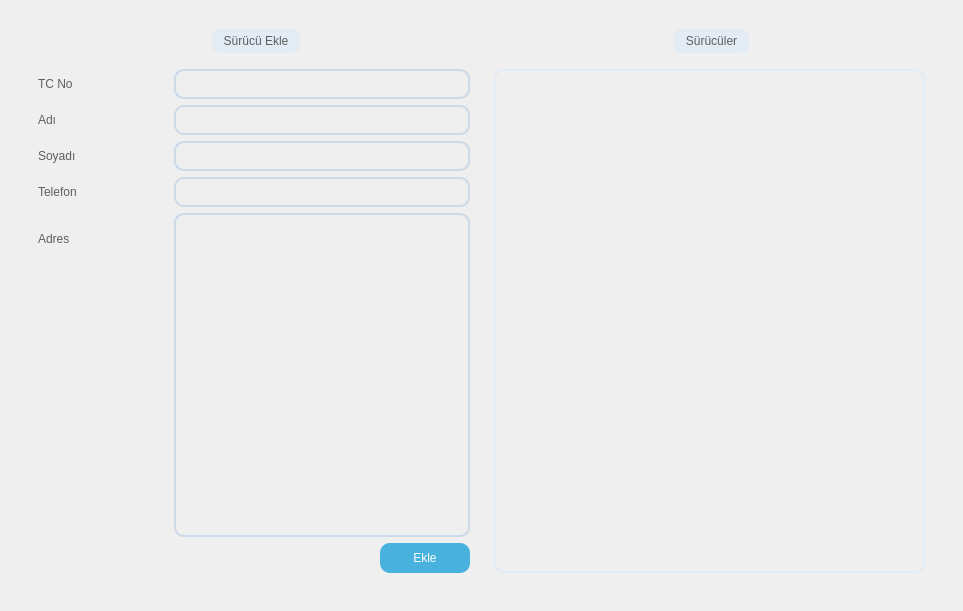
<?xml version="1.0" encoding="UTF-8"?>
<ui version="4.0">
 <class>Form</class>
 <widget class="QWidget" name="Form">
  <property name="geometry">
   <rect>
    <x>0</x>
    <y>0</y>
    <width>963</width>
    <height>611</height>
   </rect>
  </property>
  <property name="windowTitle">
   <string>Form</string>
  </property>
  <property name="styleSheet">
   <string notr="true">QGroupBox{
	background-color: transparent;
	border-radius: 15px;
	margin-top: 15px;
	font: 9pt &quot;Segoe UI&quot;;
	color: #5f5f5f
}

QListView {
    border: 2px solid #e3ebf5;
    border-radius: 10px;
    background-color: transparent;
}
QGroupBox::title {
    subcontrol-origin: margin;
    subcontrol-position: top center;
    padding: 5px 10px;
    background-color: #e3ebf5;
    border-radius: 7px;
    color: #5f5f5f;
}

QLabel{
	font: 9pt &quot;Segoe UI&quot;;
	color: #5f5f5f;
}

QLineEdit{
	background-color: transparent;
	border: 2px solid #ccd9e6;
	border-radius: 10px;
	font: 9 pt &quot;Segoe UI&quot; #5f5f5f;
}

QTextEdit{
	background-color: transparent;
	border: 2px solid #ccd9e6;
	border-radius: 10px;
	font: 9 pt &quot;Segoe UI&quot; #5f5f5f;
}

QPushButton {
    background-color: #48B1DD;
    color: white;
    border: none;
    border-radius: 10px;
    padding: 6px 12px;
    font: 9pt &quot;Segoe UI&quot;;
}

QPushButton:hover {
    background-color: #007BFF;
}

QPushButton:pressed {
    background-color: #5F5F5F;
}
QComboBox {
    background-color: transparent;
    border: 2px solid #ccd9e6;
    border-radius: 10px;
    padding: 5px 8px;
    font: 9pt &quot;Segoe UI&quot;;
    color: #5f5f5f;
}

QComboBox::drop-down {
    subcontrol-origin: padding;
    subcontrol-position: top right;
    width: 25px;
    border-left: 1px solid #5f5f5f;
}


QComboBox QAbstractItemView {
    border: 2px solid #e3ebf5;
    selection-background-color: #e3ebf5;
    background-color: white;
    color: #5f5f5f;
    font: 9pt &quot;Segoe UI&quot;;
    border-radius: 5px;
}


</string>
  </property>
  <layout class="QHBoxLayout" name="horizontalLayout">
   <item>
    <widget class="QWidget" name="widget" native="true">
     <layout class="QHBoxLayout" name="horizontalLayout_2">
      <item>
       <widget class="QWidget" name="widget_2" native="true">
        <layout class="QHBoxLayout" name="horizontalLayout_5">
         <item>
          <widget class="QGroupBox" name="groupDriverAdd">
           <property name="title">
            <string>Sürücü Ekle</string>
           </property>
           <layout class="QHBoxLayout" name="horizontalLayout_3">
            <property name="topMargin">
             <number>25</number>
            </property>
            <item>
             <layout class="QFormLayout" name="formLayoutAdd">
              <item row="0" column="0">
               <widget class="QLabel" name="labelDriverTcNo">
                <property name="minimumSize">
                 <size>
                  <width>130</width>
                  <height>30</height>
                 </size>
                </property>
                <property name="text">
                 <string>TC No</string>
                </property>
               </widget>
              </item>
              <item row="0" column="1">
               <widget class="QLineEdit" name="lineEditDriverTcNo">
                <property name="minimumSize">
                 <size>
                  <width>0</width>
                  <height>30</height>
                 </size>
                </property>
                <property name="maximumSize">
                 <size>
                  <width>16777215</width>
                  <height>30</height>
                 </size>
                </property>
               </widget>
              </item>
              <item row="1" column="0">
               <widget class="QLabel" name="labelDriverName">
                <property name="minimumSize">
                 <size>
                  <width>130</width>
                  <height>30</height>
                 </size>
                </property>
                <property name="text">
                 <string>Adı</string>
                </property>
               </widget>
              </item>
              <item row="1" column="1">
               <widget class="QLineEdit" name="lineEditDriverName">
                <property name="minimumSize">
                 <size>
                  <width>0</width>
                  <height>30</height>
                 </size>
                </property>
                <property name="maximumSize">
                 <size>
                  <width>16777215</width>
                  <height>30</height>
                 </size>
                </property>
               </widget>
              </item>
              <item row="2" column="0">
               <widget class="QLabel" name="labelDriverSurname">
                <property name="minimumSize">
                 <size>
                  <width>130</width>
                  <height>30</height>
                 </size>
                </property>
                <property name="text">
                 <string>Soyadı</string>
                </property>
               </widget>
              </item>
              <item row="2" column="1">
               <widget class="QLineEdit" name="lineEditDriverSurname">
                <property name="minimumSize">
                 <size>
                  <width>0</width>
                  <height>30</height>
                 </size>
                </property>
                <property name="maximumSize">
                 <size>
                  <width>16777215</width>
                  <height>30</height>
                 </size>
                </property>
               </widget>
              </item>
              <item row="3" column="0">
               <widget class="QLabel" name="labelDriverPhone">
                <property name="minimumSize">
                 <size>
                  <width>130</width>
                  <height>30</height>
                 </size>
                </property>
                <property name="text">
                 <string>Telefon</string>
                </property>
               </widget>
              </item>
              <item row="3" column="1">
               <widget class="QLineEdit" name="lineEditDriverPhone">
                <property name="minimumSize">
                 <size>
                  <width>0</width>
                  <height>30</height>
                 </size>
                </property>
                <property name="maximumSize">
                 <size>
                  <width>16777215</width>
                  <height>30</height>
                 </size>
                </property>
               </widget>
              </item>
              <item row="4" column="0">
               <widget class="QLabel" name="labelDriverAdress">
                <property name="minimumSize">
                 <size>
                  <width>130</width>
                  <height>30</height>
                 </size>
                </property>
                <property name="text">
                 <string>Adres</string>
                </property>
               </widget>
              </item>
              <item row="4" column="1">
               <widget class="QTextEdit" name="textEditDriverAdress"/>
              </item>
              <item row="5" column="0" colspan="2">
               <layout class="QHBoxLayout" name="horizontalLayoutAddButton">
                <item>
                 <spacer name="horizontalSpacer">
                  <property name="orientation">
                   <enum>Qt::Horizontal</enum>
                  </property>
                  <property name="sizeHint" stdset="0">
                   <size>
                    <width>40</width>
                    <height>20</height>
                   </size>
                  </property>
                 </spacer>
                </item>
                <item>
                 <widget class="QPushButton" name="pushButtonDriverAdd">
                  <property name="minimumSize">
                   <size>
                    <width>90</width>
                    <height>30</height>
                   </size>
                  </property>
                  <property name="maximumSize">
                   <size>
                    <width>90</width>
                    <height>30</height>
                   </size>
                  </property>
                  <property name="text">
                   <string>Ekle</string>
                  </property>
                 </widget>
                </item>
               </layout>
              </item>
             </layout>
            </item>
           </layout>
          </widget>
         </item>
         <item>
          <widget class="QGroupBox" name="groupBoxDrivers">
           <property name="title">
            <string>Sürücüler</string>
           </property>
           <layout class="QHBoxLayout" name="horizontalLayout_4">
            <property name="topMargin">
             <number>25</number>
            </property>
            <item>
             <widget class="QListView" name="listViewDrivers"/>
            </item>
           </layout>
          </widget>
         </item>
        </layout>
       </widget>
      </item>
     </layout>
    </widget>
   </item>
  </layout>
 </widget>
 <resources/>
 <connections/>
</ui>
